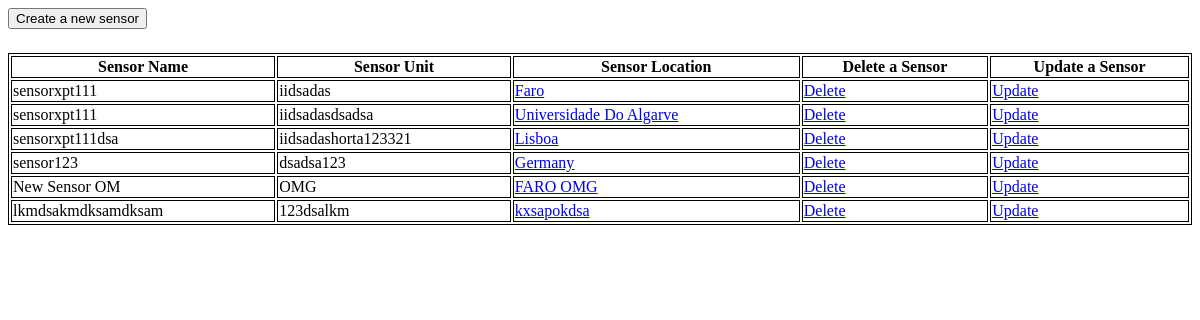
Page /home on the earlier database version.
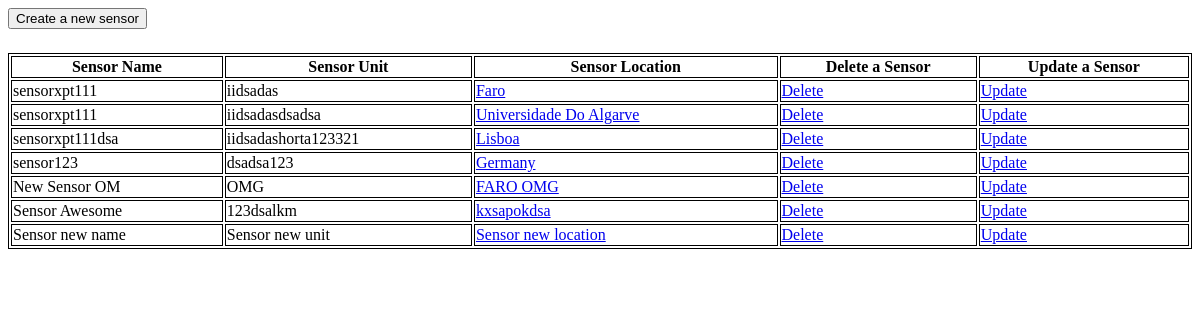
Same page on the later database version.
### tables this page shows
CREATE TABLE "Sensor" (
	"idSensor"	INTEGER NOT NULL UNIQUE,
	"idLocation"	INTEGER,
	"name"	TEXT NOT NULL,
	"unit"	TEXT,
	FOREIGN KEY("idLocation") REFERENCES "Location"("idLocation") ON DELETE CASCADE,
	PRIMARY KEY("idSensor" AUTOINCREMENT)
);

### main.py (the view)
@app.route('/', methods=['GET'])
@app.route('/home', methods=['GET'])
def homeScreen():
    sensorsList = json.loads(listSensor())
    return render_template('home.html', sensors=sensorsList)

### main.py (called while the page is built)
@app.route('/sensors', methods=['GET'])
def listSensor():
    connection = sqlite3.connect("TP2.db")
    connection.row_factory = sqlite3.Row
    cursor = connection.cursor()
    cursor.execute('SELECT Sensor.idSensor, Sensor.unit, Sensor.name, Location.name AS location FROM Sensor,'
                   'Location WHERE Sensor.idLocation=Location.idLocation')
    sensorsList = [dict(row) for row in cursor.fetchall()]
    connection.commit()
    connection.close()
    return json.dumps(sensorsList)

### templates/home.html (shortened to what this page needs)
<!DOCTYPE html>
<html lang="en">
<head>
</head>
<body>
    <button onclick="location.href='/sensors/create-sensor'" type="button">Create a new sensor</button>
    <table style="width:100%">
       <tr>
        <th>Sensor Name</th>
        <th>Sensor Unit</th>
        <th>Sensor Location</th>
        <th>Delete a Sensor</th>
        <th>Update a Sensor</th>
       </tr>
       {% for sensor in sensors %}
       <tr>
        <td>{{sensor.name}}</td>
        <td>{{sensor.unit}}</td>
        <td><a href="https://www.google.com/maps/place/{{sensor.location}}" target="_blank" rel="noopener noreferrer">{{sensor.location}}</a></td>
        <td><a href="/sensors/{{sensor.idSensor}}/delete">Delete</a></td>
        <td><a href="/sensors/{{sensor.idSensor}}/update">Update</a></td>
       </tr>
       {% endfor %}
    </table>
</body>
</html>

### templates/home.html (style rules this page uses)
table, th, td { border: 1px solid black; }
button { margin-bottom: 24px; }

Differences in the rows shown:
changed Sensor "123dsalkm": name "lkmdsakmdksamdksam" → "Sensor Awesome"
added Sensor: name "Sensor new name", unit "Sensor new unit", location "Sensor new location"
